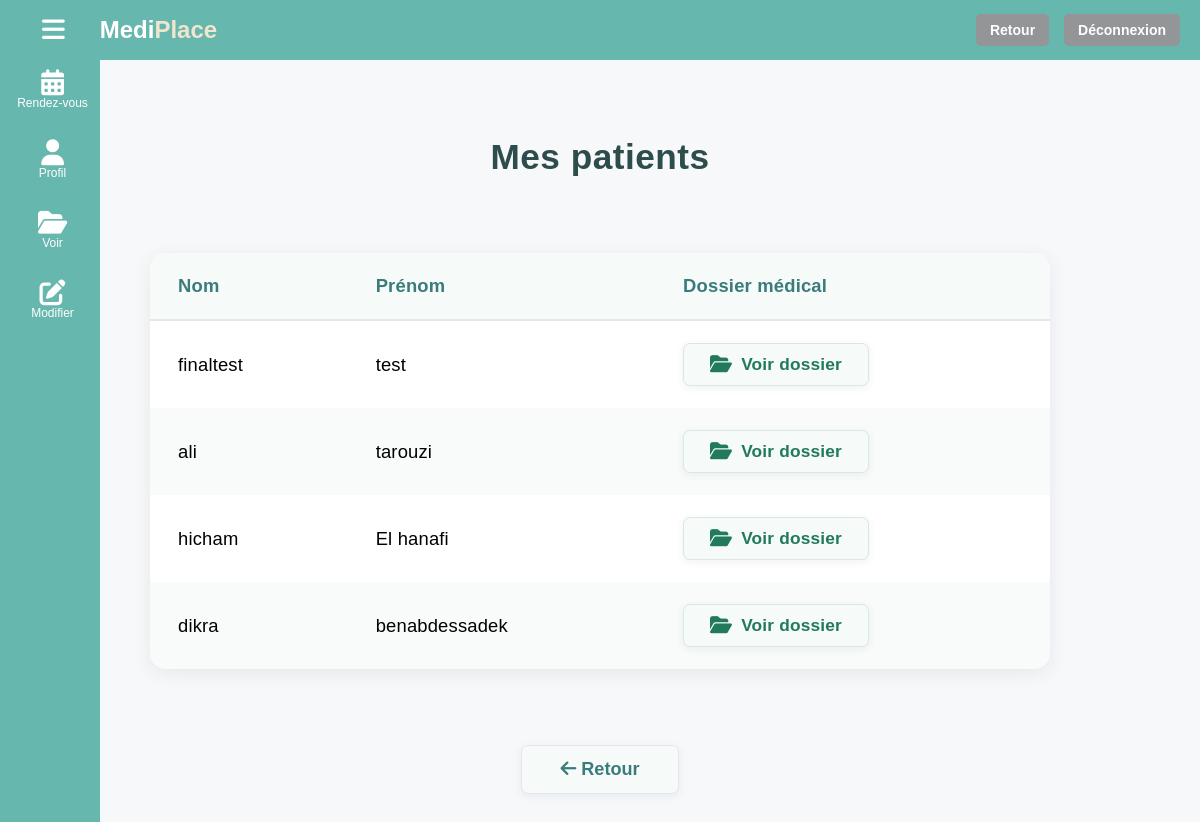
Page /mes-patients-med/ (signed in) on the committed database.
### cabinet/models.py (models this page shows, shortened)
class Patient(models.Model):
    nom = models.CharField(max_length=50)
    prenom = models.CharField(max_length=50)
    email = models.EmailField(unique=True)
    numero_telephone = models.CharField(max_length=15)
    date_naissance = models.DateField()
    mot_de_passe = models.CharField(max_length=128)

### cabinet/views.py (the view)
# urls.py: path('mes-patients-med/', views.mes_patients_med, name='mes_patients_med'),
def mes_patients_med(request):
    email_med = request.session.get('user_email')
    if not email_med:
        return redirect('login')
    try:
        medecin = Medecin.objects.get(email=email_med)
        patient_ids = RendezVous.objects.filter(medecin=medecin).values_list('patient', flat=True).distinct()
        patients = Patient.objects.filter(id__in=patient_ids)
        return render(request, 'cabinet/mes_patients_med.html', {'patients': patients})
    except Medecin.DoesNotExist:
        messages.error(request, "Médecin non trouvé.")
        return redirect('login')

### cabinet/templates/cabinet/mes_patients_med.html (shortened to what this page needs)
{% load static %} {% include 'cabinet/headerbasepagemed.html' %}
<div class="patients-bg">
  <div class="patients-centered">
    <h2 class="patients-title">Mes patients</h2>
    <div class="table-bg">
      <table class="patients-table">
        <thead>
          <tr>
            <th>Nom</th>
            <th>Prénom</th>
            <th>Dossier médical</th>
          </tr>
        </thead>
        <tbody>
          {% for patient in patients %}
          <tr>
            <td>{{ patient.nom }}</td>
            <td>{{ patient.prenom }}</td>
            <td>
              <a
                href="{% url 'dossier_patient_med' patient.id %}?from=patients"
                class="btn-voir-dossier"
              >
                <i class="fa fa-folder-open"></i> Voir dossier
              </a>
            </td>
          </tr>
          {% endfor %}
        </tbody>
      </table>
    </div>
    <div class="retour-center">
      <a href="{% url 'main_med' %}" class="btn-retour-main">
        <i class="fa fa-arrow-left"></i> Retour
      </a>
    </div>
  </div>
</div>

### cabinet/static/cabinet/css/headerbasepagemed.css (style rules this page uses)
* { box-sizing: border-box; }
body { margin: 0; font-family: Arial, sans-serif; overflow: hidden; background: linear-gradient(135deg, #e0f7f4, #ffffff); }

### cabinet/templates/cabinet/mes_patients_med.html (style rules this page uses)
.patients-bg { min-height: 100vh; background: #f7f8fa; width: 100vw; }
.patients-centered { max-width: 900px; margin: 0 auto; padding: 48px 0 48px 0; display: flex; flex-direction: column; gap: 38px; }
.patients-title { font-size: 2.2rem; color: #2d4c4c; font-weight: 700; margin-bottom: 38px; text-align: center; letter-spacing: 0.5px; }
.table-bg { background: #fff; border-radius: 16px; box-shadow: 0 4px 18px rgba(44, 62, 80, 0.09); padding: 0 0 0 0; overflow: hidden; margin-top: 0; display: flex; justify-content: center; }
.patients-table { width: 100%; margin: 0 auto; border-collapse: separate; border-spacing: 0; font-size: 1.15rem; letter-spacing: 0.01em; background: transparent; }
.patients-table th, .patients-table td { padding: 22px 28px; text-align: left; }
.patients-table th { background: #f6faf9; color: #3a7c7c; font-weight: 700; font-size: 1.15rem; border-bottom: 2px solid #e3e8e7; letter-spacing: 0.2px; }
.patients-table tr { border-bottom: 1px solid #f0f3f2; transition: background 0.18s; }
.patients-table tr:nth-child(even) { background: #f8fbfa; }
.patients-table tr:last-child { border-bottom: none; }
.btn-voir-dossier { background: #f6faf9; color: #217a5b; border: 1px solid #dbe7e4; border-radius: 7px; padding: 10px 26px; font-weight: 600; font-size: 1.08rem; text-decoration: none; transition: background 0.18s, color 0.18s, border 0.18s, box-shadow 0.18s; display: inline-flex; align-items: center; gap: 9px; box-shadow: 0 2px 8px rgba(44, 62, 80, 0.07); }
.btn-voir-dossier i { font-size: 1.13em; }
.retour-center { text-align: center; margin-top: 38px; }
.btn-retour-main { background: #f6faf9; color: #3a7c7c; border-radius: 7px; padding: 13px 38px; text-decoration: none; font-weight: 600; font-size: 1.13rem; border: 1px solid #e3e8e7; transition: background 0.18s, color 0.18s, box-shadow 0.18s; box-shadow: 0 2px 8px rgba(44, 62, 80, 0.08); display: inline-block; margin-top: 0; }

### rows in the picture
Patient: nom "finaltest", prenom "test"
Patient: nom "ali", prenom "tarouzi"
Patient: nom "hicham", prenom "El hanafi"
Patient: nom "dikra", prenom "benabdessadek"
